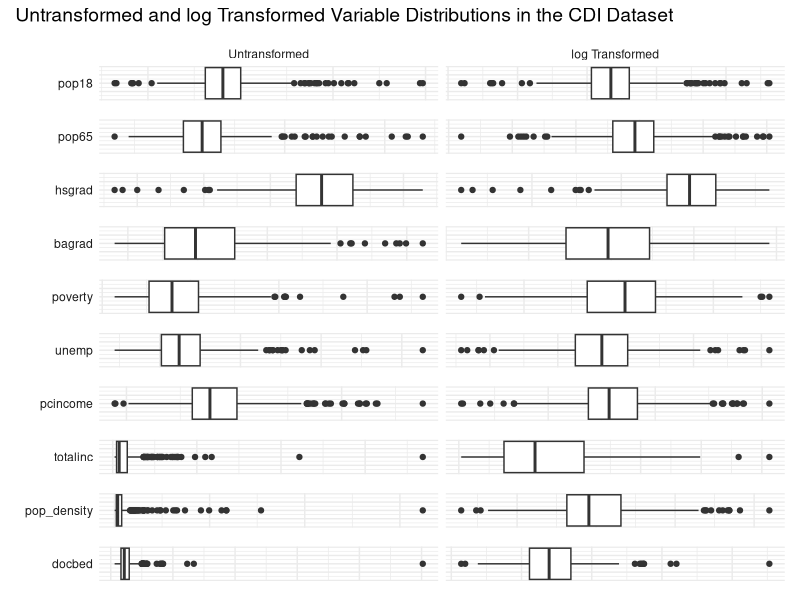
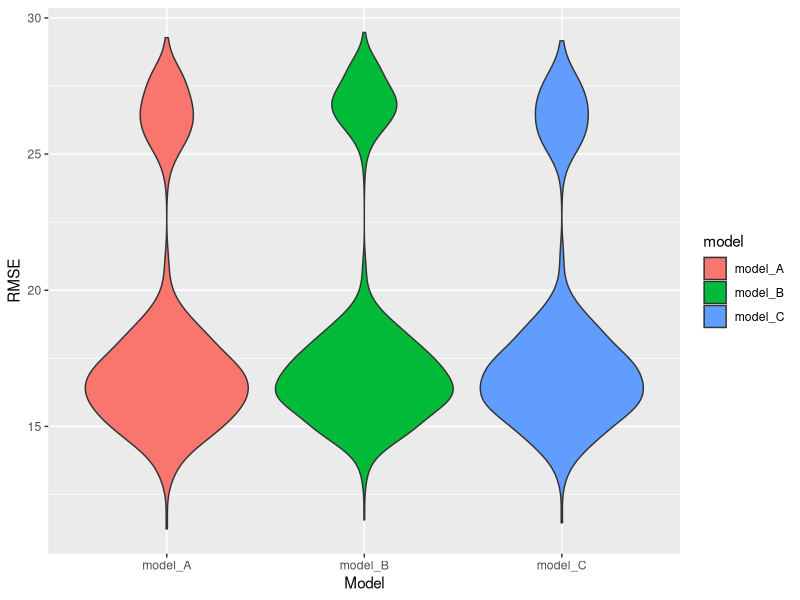
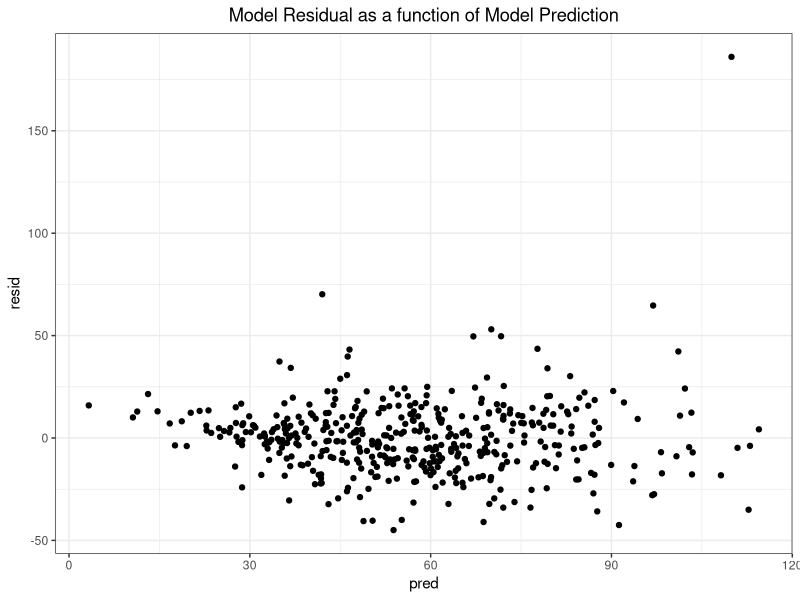
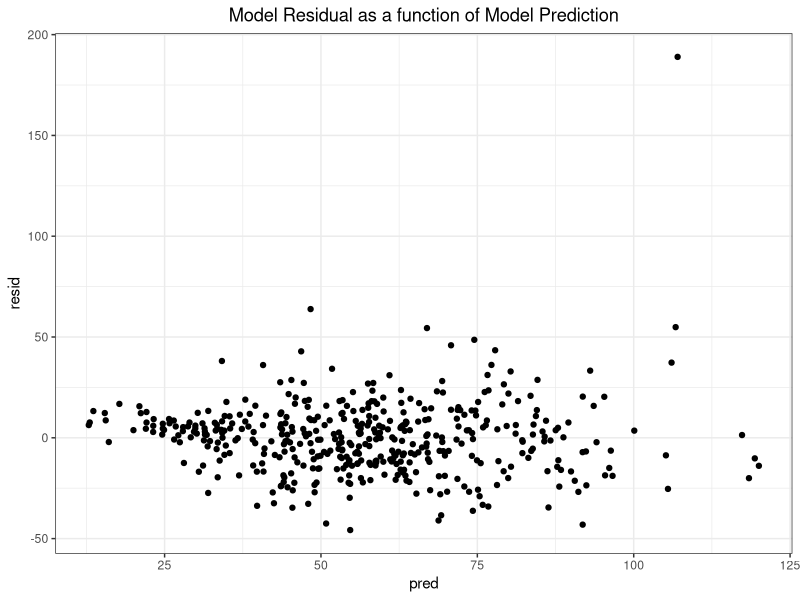
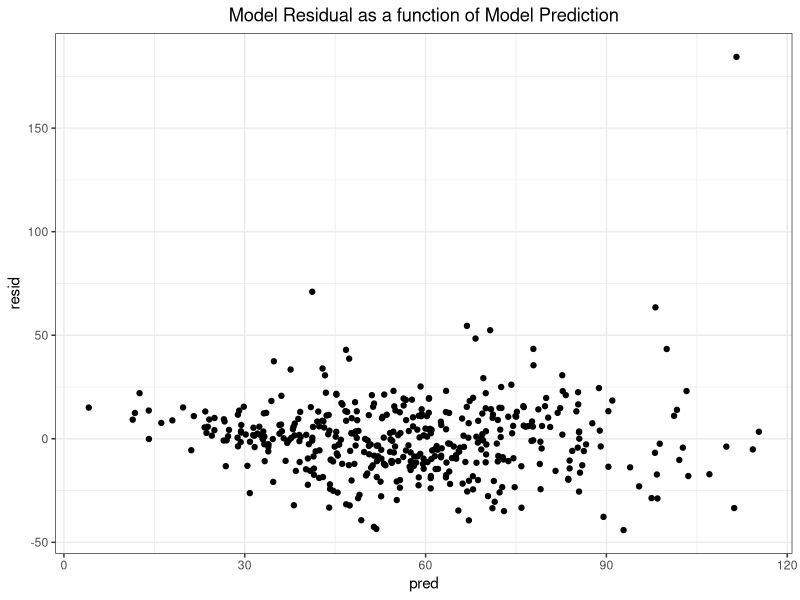
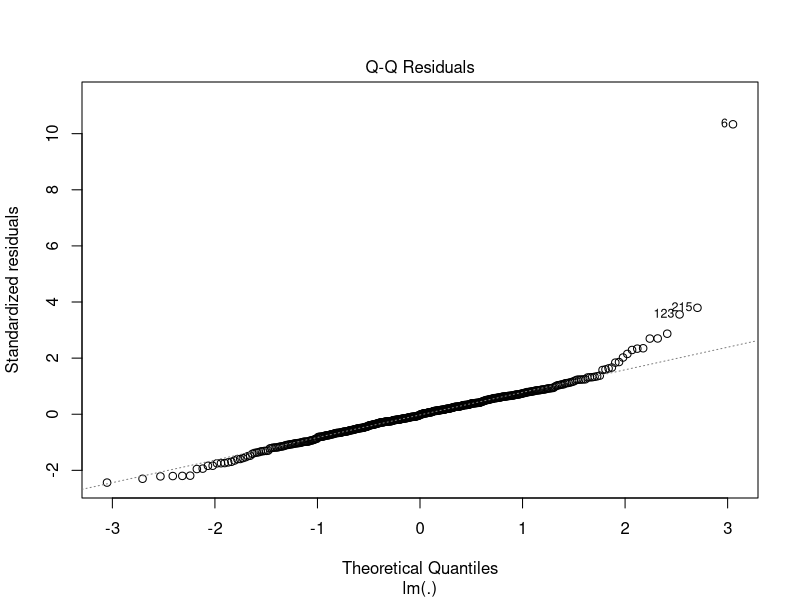
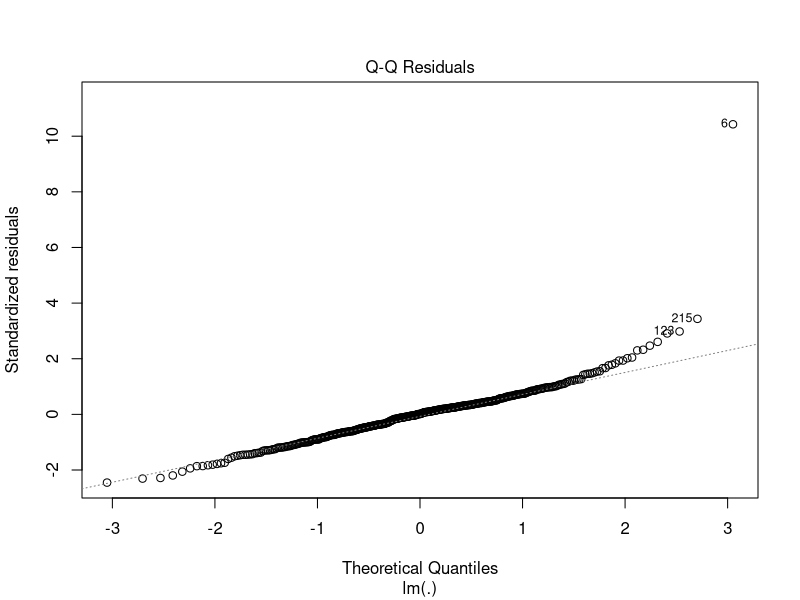
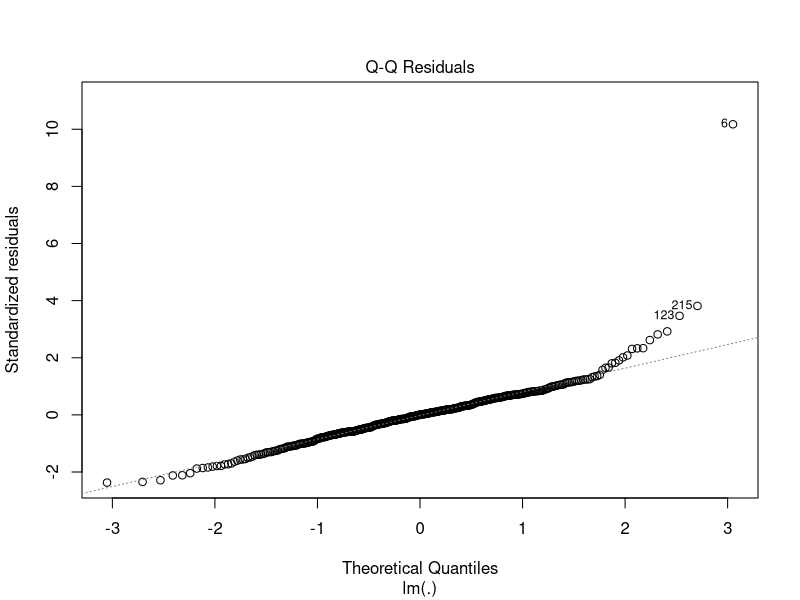

Recreate these plots in R, in order.
## ---- chunk 1
library(tidyverse)
library(modelr)
library(stringr)
library(patchwork)
## ---- chunk 2
# Functions

# Purpose: Calculates the Pearson's correlation coefficient between every
# variable in the data set and a specified variable.
# Arguments: v_name: a variable of type character that is the variable name
# Returns: A knitted table of correlations.
get_cor_by_var <- function(v_name) {
  cdi %>%
  map(~cor(as.numeric(.x), pull(cdi, v_name), method = "pearson")) %>%
  as_tibble() %>%
  pivot_longer(CRM_1000:log_docbed,
               names_to = "variables",
               values_to = "r") %>%
  mutate(
    sign = ifelse(r < 0, "-", "+"),
    r = abs(r)
  ) %>%
  arrange(desc(r)) %>%
  knitr::kable()
}

# Purpose: Fits the model and gets the model adjusted r-squared.
# Arguments: mod: a variable of type character that is the formula to fit a 
#            linear model.
# Returns: A numeric, the model adjusted r-squared.
get_mod_adj_r_squared <- function(mod, data = cdi) {
  lm(mod, data = data) %>%
  broom::glance() %>%
  pull(adj.r.squared)
}

# Purpose: Performs cross validation on a model specified by its formula.
# Arguments: mod: a variable of type character that is the formula to fit a 
#            linear model.
# Returns: A column vector of the model root mean squared errors generated by the validation procedure.
get_cv_rmse <- function(mod, data = cdi) {
  set.seed(1)
  crossv_mc(data, 1000) %>%
  mutate(
    train = map(train, as_tibble),
    test = map(test, as_tibble)
  ) %>%
  mutate(
    fitted_mod = map(train, ~lm(mod, data = .x))
  ) %>%
  mutate(
    rmse_mod = map2_dbl(fitted_mod, test, ~rmse(model = .x, data = .y))
  ) %>%
  pull(rmse_mod)
}

# Purpose: Fits model.
#          Plots model residual as a function of model prediction for the given
#          model formula.
# Arguments: mod: a variable of type character that is the formula to fit a 
#            linear model.
# Returns: The ggplot.
plot_model_residuals <- function(mod, data = cdi) {
  fitted_mod <- lm(mod, data = data) 
  cdi %>%
  add_predictions(fitted_mod) %>%
  add_residuals(fitted_mod) %>%
  ggplot(aes(x = pred, y = resid)) +
  geom_point() +
  theme_bw() +
  labs(
    title = "Model Residual as a function of Model Prediction"
  ) +
  theme(plot.title = element_text(hjust = 0.5))
}

# Purpose: Fits the specified model and creates a QQ Plot.
# Arguments: mod: a variable of type character that is the formula to fit a 
#            linear model.
# Returns: The plot.
plot_mod_qq <- function(mod, data = cdi) {
  mod %>%
  lm(data = data) %>%
  plot(which = 2)
}


# Purpose: Fits the specified model and creates a leverage plot.
# Arguments: mod: a variable of type character that is the formula to fit a 
#            linear model.
# Returns: The plot.
plot_mod_leverage <- function(mod, data = cdi) {
  mod %>%
  lm(data = data) %>%
  plot(which = 5)
}
## ---- chunk 3
cdi <- read_csv(here::here("data", "cdi.csv")) %>%
  mutate(CRM_1000 = (crimes/pop) * 1000,
         state = as.factor(state),
         region = as.factor(region),
         region = fct_recode(region, "northeast" = "1", "north_central" = "2",
                             "south" = "3", "west" = "4"),
         pop_density = pop/area,
         docbed = docs/beds,
         log_pop18 = log(pop18),
         log_pop65 = log(pop65),
         log_hsgrad = log(hsgrad),
         log_bagrad = log(bagrad),
         log_poverty = log(poverty),
         log_unemp = log(unemp),
         log_totalinc = log(totalinc),
         log_pcincome = log(pcincome),
         log_pop_density = log(pop_density),
         log_docbed = log(docbed)
         ) %>% 
  dplyr::select(-id, -cty, -docs, -beds, -crimes, -pop, -area) %>% 
  dplyr::select(CRM_1000, state, region, everything())
## ---- chunk 4
get_cor_by_var("CRM_1000")
## ---- chunk 5
cdi_long = 
  cdi %>% 
    pivot_longer(
      pop18:log_docbed,
      names_to = "var",
      values_to = "val"
    ) %>% 
  mutate(
    trans = case_when(grepl('log_', var) ~ 'log',
                     TRUE ~ 'ori'
    ),
    trans = factor(trans, levels = c("ori", "log"), labels =c("Untransformed", "log Transformed")),
    var = str_replace(var, "log_", ""),
    var = factor(var, levels = c("pop18", "pop65", "hsgrad", "bagrad", "poverty", "unemp", "pcincome", "totalinc", "pop_density", "docbed"))
  )

dens_plot_gen = function(v, b){
  
  if(!b){
    cdi_long %>% 
      filter(var == v) %>% 
      ggplot(aes(x = val)) +
      geom_boxplot() +
      theme_minimal() +
      theme(
        axis.title.y=element_blank(),
        axis.title.x=element_blank(),
        axis.text.y=element_blank(),
        axis.text.x=element_blank()
      ) +
      facet_grid(var ~ trans, switch = "y", scales = "free") +
      theme(
        strip.text.y.left = element_text(angle = 0),
        strip.text.x = element_blank()
      )
  }else{
    cdi_long %>% 
      filter(var == v) %>% 
      ggplot(aes(x = val)) +
      geom_boxplot() +
      theme_minimal() +
      theme(
        axis.title.y=element_blank(),
        axis.title.x=element_blank(),
        axis.text.y=element_blank(),
        axis.text.x=element_blank()
      ) +
      facet_grid(var ~ trans, switch = "y", scales = "free") +
      theme(
        strip.text.y.left = element_text(angle = 0)
      )
  }
}

var_list = c("pop18", "pop65", "hsgrad", "bagrad", "poverty", "unemp", "pcincome", "totalinc", "pop_density", "docbed")

plot_1 = dens_plot_gen(var_list[1], T)
plot_2 = dens_plot_gen(var_list[2], F)
plot_3 = dens_plot_gen(var_list[3], F)
plot_4 = dens_plot_gen(var_list[4], F)
plot_5 = dens_plot_gen(var_list[5], F)
plot_6 = dens_plot_gen(var_list[6], F)
plot_7 = dens_plot_gen(var_list[7], F)
plot_8 = dens_plot_gen(var_list[8], F)
plot_9 = dens_plot_gen(var_list[9], F)
plot_10 = dens_plot_gen(var_list[10], F)

patch_1 = plot_1 / plot_2 / plot_3 / plot_4 / plot_5 / plot_6 / plot_7 / plot_8 / plot_9 / plot_10

patch_1 + 
  plot_annotation(title = 'Untransformed and log Transformed Variable Distributions in the CDI Dataset',
                  theme = theme(plot.title = element_text(size = 14)))
## ---- chunk 6
# Define model formulas and put in a list
model_A <- "CRM_1000 ~ region + log_pop_density + log_totalinc + log_pop18 + log_poverty"
model_B <- "CRM_1000 ~ region + log_pop_density + log_pcincome + log_poverty"
model_C <- "CRM_1000 ~ region + log_pop_density + log_totalinc + log_poverty"

model_list <-  
  list(
    model_A = model_A,
    model_B = model_B,
    model_C = model_C
  )
## ---- chunk 7
# Get each model's adjusted r-squared
map(model_list, get_mod_adj_r_squared) %>%
  as_tibble() %>%
  pivot_longer(model_A:model_C,
               names_to = "model",
               values_to = "adj_r_squared") %>%
  arrange(desc(adj_r_squared)) %>%
  knitr::kable()
## ---- chunk 8
# Perform cross validation for each model
map(model_list, get_cv_rmse) %>%
  as_tibble() %>%
  pivot_longer(model_A:model_C,
               names_to = "model",
               values_to = "RMSE") %>%
  arrange(RMSE) %>%
  ggplot(aes(x = model, y = RMSE, fill = model)) +
  geom_violin() + labs(x = "Model", y = "RMSE")
## ---- chunk 9
plot_model_residuals(model_A)
## ---- chunk 10
plot_model_residuals(model_B)
## ---- chunk 11
plot_model_residuals(model_C)
## ---- chunk 12
plot_mod_qq(model_A)
## ---- chunk 13
plot_mod_qq(model_B)
## ---- chunk 14
plot_mod_qq(model_C)
## ---- chunk 15
plot_mod_leverage(model_A)
## ---- chunk 16
plot_mod_leverage(model_B)
## ---- chunk 17
plot_mod_leverage(model_C)
## ---- chunk 18
cdi_2 <- cdi %>% slice(-6)
# Get each model's adjusted r-squared
map(model_list, get_mod_adj_r_squared, data = cdi_2) %>%
  as_tibble() %>%
  pivot_longer(model_A:model_C,
               names_to = "model",
               values_to = "adj_r_squared") %>%
  arrange(desc(adj_r_squared)) %>%
  knitr::kable()

# Perform cross validation for each model
map(model_list, get_cv_rmse, data = cdi_2) %>%
  as_tibble() %>%
  pivot_longer(model_A:model_C,
               names_to = "model",
               values_to = "RMSE") %>%
  arrange(RMSE) %>%
  ggplot(aes(x = model, y = RMSE, fill = model)) +
  geom_violin() + labs(x = "Model", y = "RMSE")

#Residual plots
plot_model_residuals(model_A, data = cdi_2)
plot_model_residuals(model_B, data = cdi_2)
plot_model_residuals(model_C, data = cdi_2)

#Q-Q plots
plot_mod_qq(model_A, data = cdi_2)
plot_mod_qq(model_B, data = cdi_2)
plot_mod_qq(model_C, data = cdi_2)

#Leverage plots
plot_mod_leverage(model_A, data = cdi_2)
plot_mod_leverage(model_B, data = cdi_2)
plot_mod_leverage(model_C, data = cdi_2)
## ---- chunk 19
broom::tidy(lm(model_C, data = cdi_2)) %>%
  knitr::kable()
